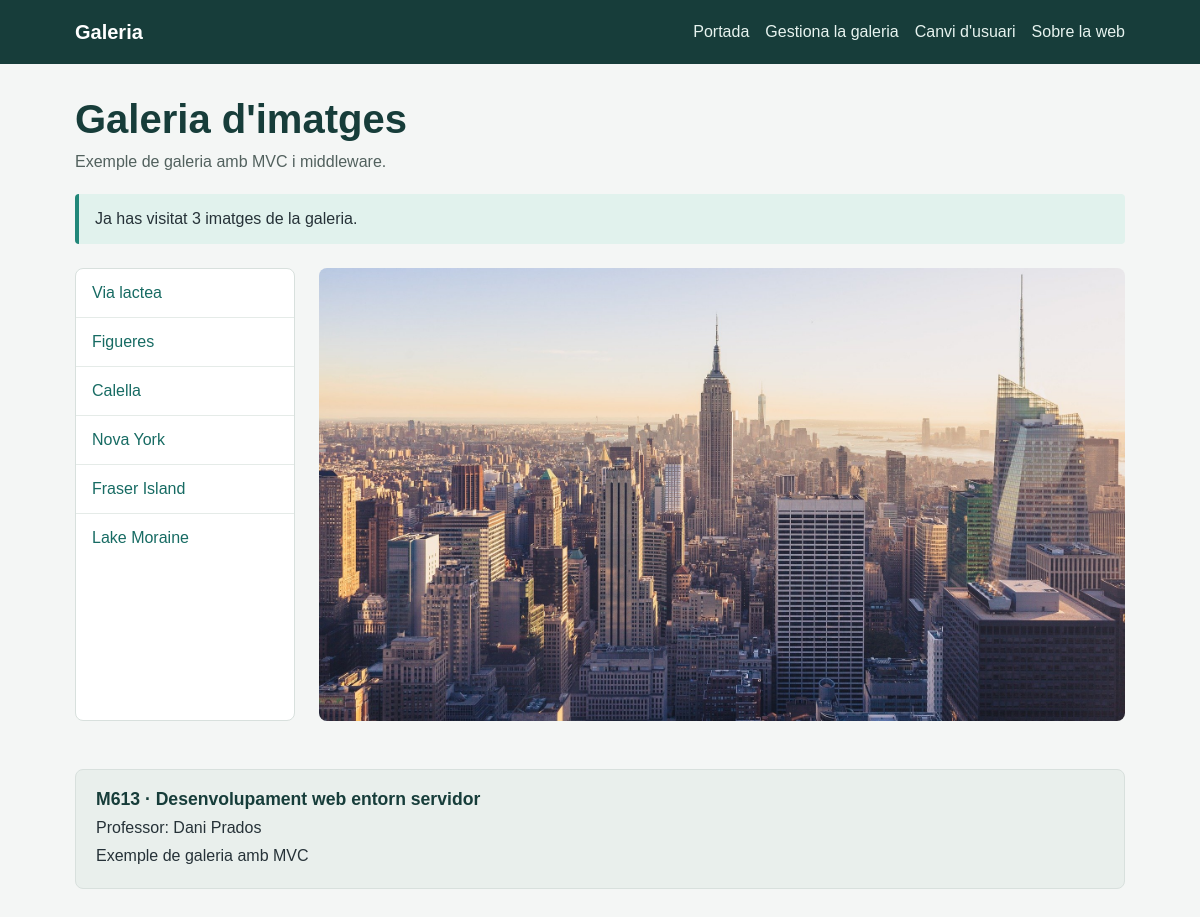
Screenshot of /index.php?image=4 with the database file from the repository.
### tables this page shows
CREATE TABLE `images` (
  `id` int NOT NULL,
  `url` varchar(255) NOT NULL,
  `title` varchar(255) NOT NULL,
  `description` text NOT NULL
);

### public/index.php (called while the page is built, shortened)
<?php
 include "../src/controllers/ctrlIndex.php";
 include "../src/controllers/ctrlDoLogin.php";
 include "../src/controllers/ctrlImageUpdate.php";
 include "../src/Models/Db.php";
 include "../src/Models/Images.php";
 include "../src/Emeset/Container.php";
 include "../src/Emeset/Request.php";
 include "../src/Container.php";
 $request = new \Emeset\Request();
 $response = new \Emeset\Response();
 $container = new Container($config);
 $r = $request->get("INPUT_REQUEST", "r") ?? '';
 if($r == "do-login") {
     $response = ctrlDoLogin($request, $response, $container);
 } elseif($r == "login") {
     $response = ctrlLogin($request, $response, $container);
 } else if($r == "gallery-admin") {
     $response = auth($request, $response, $container, "ctrlGalleryAdmin");
 } else if($r == "image-new") {
     $response = auth($request, $response, $container, "ctrlImageNew");
 } else if($r == "image-edit") {
     $response = auth($request, $response, $container, "ctrlImageEdit");
 } else if($r == "image-delete") {
     $response = auth($request, $response, $container, "ctrlImageDelete");
 } else if($r == "image-store") {
     $response = auth($request, $response, $container, "ctrlImageStore");
 } else if($r == "image-update") {
     $response = auth($request, $response, $container, "ctrlImageUpdate");
 }  else if($r == "about") {
     $response = ctrlAbout($request, $response, $container);
 }  else if($r == "") {
     $response = ctrlIndex($request, $response, $container);
 }  else {
     echo "No existeix la ruta";
 }
 $response->execute();

### src/Container.php (called while the page is built, shortened)
<?php
class Container extends \Emeset\Container {
    private \Models\Db $db;
    public function __construct(array $config)
    {
        $this->db = $this->Db();
    }
    public function Images() : \Models\Images
    {
        return new \Models\Images($this->db);
    }
    public function Db() : \Models\Db
    {
        return new \Models\Db(
            $this->config["db"]["user"],
            $this->config["db"]["password"],
            $this->config["db"]["dbname"],
            $this->config["db"]["host"],
            $this->config["db"]["port"]
        );
    }
}

### src/Emeset/Container.php (called while the page is built, shortened)
<?php
class Container
{
    public function __construct(array $config)
    {
        $this->config = $config;
    }
}

### src/Models/Db.php (called while the page is built, shortened)
<?php
class Db {
    private \PDO $db;
    public function __construct($user, $password, $dbName, $host = '127.0.0.1', $port = 3306)
    {
        $dsn = "mysql:dbname=$dbName;host=$host;port=$port";
        try {
            $this->db = new \PDO($dsn, $user, $password);
        } catch (\PDOException $e) {
            echo $dsn;
            die('Ha fallat la connexió: ' . $e->getMessage());
        }
    }
    public function getDb() : \PDO
    {
        return $this->db;
    }
}

### src/controllers/ctrlIndex.php (called while the page is built)
<?php
function ctrlIndex(\Emeset\Request $request, \Emeset\Response $response, Container $container): \Emeset\Response{
    $imagesModel = $container->Images();
    $images = $imagesModel->get();
    $id = $request->get(INPUT_GET, "image") ?? false;
    if($id !== false){
        $current = $imagesModel->getById($id);
    } else {
        $current = $images[0];
    }
    $response->set("images", $images);
    $response->set("currentImage", $current);
    $response->setTemplate("home.php");
    return $response;
}

### src/Models/Images.php (called while the page is built, shortened)
<?php
class Images
{
    public \PDO $sql;
    public function __construct(Db $db)
    {
        $this->sql = $db->getDb();
    }
    public function get(): array
    {
        $query = 'select id, url, title from images';
        $result = [];
        foreach ($this->sql->query($query, \PDO::FETCH_ASSOC) as $link) {
            $result[] = $link;
        }
        return $result;
    }
    public function getById(int $id) : array | bool
    {
        $query = 'select id, url, title, description from images where id = :id';
        $stm = $this->sql->prepare($query);
        $stm->execute([':id' => $id]);
        $image = $stm->fetch(\PDO::FETCH_ASSOC);
        return $image;
    }
}

### src/Emeset/Request.php (called while the page is built, shortened)
<?php
class Request
{
    public function get(int|string $input, string $id, int|string $filter = "FILTER_SANITIZE_STRING", int|array $options = 0): mixed
    {
        $result = false;
        if ($input === 'SESSION') {
            $result = null;
            if (isset($_SESSION[$id])) {
                $result = $_SESSION[$id];
            }
        } elseif ($input === 'FILES') {
            $result = null;
            if (isset($_FILES[$id])) {
                $result = $_FILES[$id];
            }
        } elseif ($input === "INPUT_REQUEST") {
            $result = null;
        } else {
            if ($filter == "FILTER_SANITIZE_STRING") {
                $result = filter_input($input, $id, FILTER_DEFAULT, $options);
                if (isset($result)) {
                    $result = htmlspecialchars($result, ENT_QUOTES, 'UTF-8');
                }
            } else {
                $result = filter_input($input, $id, $filter, $options);
            }
        }
        return $result;
    }
}

### src/views/home.php (the view, shortened to what this page needs)
<!doctype html>
<html lang="ca">
<head>
  <link rel="stylesheet" href="css/styles.css">
</head>
<body>
  <?php include "components/header.php"; ?>
  <main class="container">
    <h1 class="page-heading">Galeria d'imatges</h1>
    <p class="intro">Exemple de galeria amb MVC i middleware.</p>
    <p class="notice">Ja has visitat 3 imatges de la galeria.</p>
    <section class="gallery-layout" aria-label="Galeria">
      <nav class="image-list" aria-label="Selecciona una imatge">
        <?php foreach($images as $key => $image) { ?>
        <a href="index.php?image=<?= $image["id"] ?>"><?= $image["title"] ?></a>
        <?php } ?>
      </nav>
      <div>
        <img class="featured-image" src="img/<?= $currentImage["url"] ?>" alt="<?= $currentImage["title"] ?>">
      </div>
    </section>
  </main>
  <footer class="site-footer">
    <div class="footer-card">
      <h2>M613 · Desenvolupament web entorn servidor</h2>
      <p>Professor: Dani Prados</p>
      <p>Exemple de galeria amb MVC</p>
    </div>
  </footer>
</body>
</html>

### public/css/styles.css (style rules this page uses)
:root { font-family: Arial, Helvetica, sans-serif; color: #263238; background: #f4f6f5; }
* { box-sizing: border-box; }
body { margin: 0; line-height: 1.5; }
a { color: #176b63; }
.navigation, .container { width: min(100% - 2rem, 1050px); margin: 0 auto; }
.container { padding: 2rem 0; }
.page-heading { margin: 0 0 0.5rem; color: #173d3a; font-size: clamp(1.8rem, 4vw, 2.5rem); line-height: 1.15; }
.intro { margin-top: 0; color: #52615e; }
.notice { margin: 1.25rem 0; padding: 0.8rem 1rem; border-left: 4px solid #218779; border-radius: 4px; background: #e1f2ed; }
.gallery-layout { display: grid; grid-template-columns: 220px minmax(0, 1fr); gap: 1.5rem; margin-top: 1.5rem; }
.image-list, .card, .content-panel, .footer-card { border: 1px solid #d8e0dd; border-radius: 8px; background: #fff; }
.image-list { overflow: hidden; }
.image-list a { display: block; padding: 0.75rem 1rem; border-bottom: 1px solid #e5ebe8; text-decoration: none; }
.image-list a:last-child { border-bottom: 0; }
.featured-image { display: block; width: 100%; max-height: 560px; border-radius: 8px; object-fit: cover; }
.form-card h2, .content-panel h2, .footer-card h2 { margin-top: 0; color: #173d3a; }
.site-footer { width: min(100% - 2rem, 1050px); margin: 1rem auto 2rem; }
.footer-card { padding: 1rem 1.25rem; background: #e9efec; }
.footer-card h2 { margin-bottom: 0.25rem; font-size: 1.1rem; }
.footer-card p { margin: 0.25rem 0; }

### rows the page displays
images: title "Via lactea"
images: title "Figueres"
images: title "Calella"
images: title "Nova York", url (picture)
images: title "Fraser Island"
images: title "Lake Moraine"
